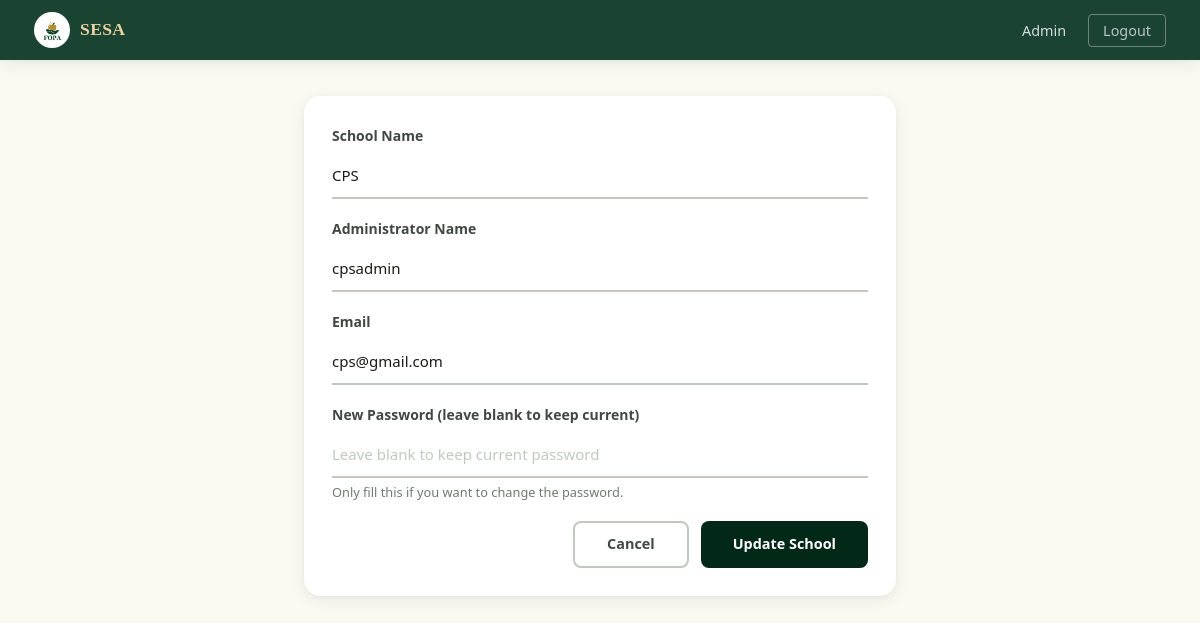
/admin/schools/8/edit (signed in), run on the app's committed database.
### app/models/school.py (models this page shows, shortened)
class School(db.Model):
    __tablename__ = 'school'
    id = db.Column(db.Integer, primary_key=True)
    school_name = db.Column(db.String(200), nullable=False, unique=True)
    admin_name = db.Column(db.String(100), nullable=False)
    admin_password = db.Column(db.String(200), nullable=False)
    email = db.Column(db.String(120), nullable=True)
    created_at = db.Column(db.DateTime, default=lambda: datetime.now(timezone.utc))
    subscription_paid = db.Column(db.Boolean, default=False)
    upload_enabled = db.Column(db.Boolean, default=False)
    paystack_reference = db.Column(db.String(100), nullable=True)
    payment_date = db.Column(db.DateTime, nullable=True)
    subscription_expires = db.Column(db.DateTime, nullable=True, index=True)
    accounts = db.relationship(
        'Accounts',
        backref='school',
        lazy='dynamic',
        cascade='all, delete-orphan'
    )
    classes = db.relationship(
        'SchoolClass',
        backref='school',
        lazy='dynamic',
        cascade='all, delete-orphan'
    )
    phone = db.Column(db.String(20), nullable=True)
    access_code = db.Column(db.String(8), nullable=True, unique=True, index=True)
    qr_token = db.Column(db.String(64), nullable=True, unique=True, index=True)
    failed_attempts = db.Column(db.Integer, default=0, server_default='0', nullable=False)
    locked_until = db.Column(db.DateTime, nullable=True)
    LOCKOUT_THRESHOLD = 5
    LOCKOUT_MINUTES   = 15

### app/routes/admin.py (the view, shortened to what this page needs)
@admin_bp.route('/schools/<int:school_id>/edit', methods=['GET', 'POST'])
@login_required
@super_admin_required
def edit_school(school_id):
    school = School.query.get_or_404(school_id)
    form = EditSchoolForm(obj=school)
    return render_template('admin/edit_school.html', form=form, school=school)

### app/forms/__init__.py
class EditSchoolForm(FlaskForm):
    school_name = StringField('School Name', validators=[DataRequired(), Length(min=3, max=200)])
    email = StringField('Email', validators=[Optional(), Email(), Length(max=120)])
    admin_name = StringField('Administrator Name', validators=[DataRequired(), Length(min=2, max=100)])
    admin_password = PasswordField('New Password (leave blank to keep current)', validators=[Optional(), Length(min=8)])
    submit = SubmitField('Update School')

### app/__init__.py (called while the page is built)
def _init_extensions(app: Flask) -> None:
    app.config.setdefault("SQLALCHEMY_ENGINE_OPTIONS", {}).update({
        "pool_pre_ping": True,   # test connection before using it
        "pool_recycle":  300,    # recycle connections every 5 minutes
        "pool_size":     5,      # max persistent connections
        "max_overflow":  2,      # extra connections under load
    })
    db.init_app(app)
    migrate.init_app(app, db)
    csrf.init_app(app)
    login_manager.init_app(app)
    limiter.init_app(app)
    from app.models.account import Accounts
    from app.models.quiz_session import QuizSession  # noqa: F401
    from app.models.counsellor_profile import CounsellorProfile  # noqa: F401
    from app.models.assessment_type import AssessmentType  # noqa: F401
    @login_manager.user_loader
    def load_user(user_id: str):
        return Accounts.query.get(int(user_id))

### app/models/account.py (called while the page is built)
    @property
    def is_super_admin(self):
        return self.is_admin

### app/templates/admin/edit_school.html (shortened to what this page needs)
{% extends 'base.html' %}
{% block nav_links %}
  <li><a href="{{ url_for('admin.dashboard') }}">Admin</a></li>
  <li><a href="{{ url_for('auth.logout') }}" class="btn-nav-logout">Logout</a></li>
{% endblock %}
{% block body %}
<div class="container-sm" style="padding-top: 36px; padding-bottom: 48px;">
  <div class="card">
    <div class="card-body">
      <form method="POST" novalidate>
        <div class="form-group">
          {{ form.school_name.label(class="form-label") }}
          {{ form.school_name(class="form-control") }}
        </div>
        <div class="form-group">
          {{ form.admin_name.label(class="form-label") }}
          {{ form.admin_name(class="form-control") }}
        </div>
        <div class="form-group">
          {{ form.email.label(class="form-label") }}
          {{ form.email(class="form-control", placeholder="Optional") }}
        </div>
        <div class="form-group">
          {{ form.admin_password.label(class="form-label") }}
          {{ form.admin_password(class="form-control", placeholder="Leave blank to keep current password") }}
          <div class="form-hint">Only fill this if you want to change the password.</div>
        </div>
        <div style="display: flex; gap: 12px; justify-content: flex-end; margin-top: 8px;">
          <a href="{{ url_for('admin.dashboard') }}#all_schools" class="btn btn-ghost">Cancel</a>
          <button type="submit" class="btn btn-primary">Update School</button>
        </div>
      </form>
    </div>
  </div>
</div>
{% endblock %}

### data on the page
School: school_name "CPS", admin_name "cpsadmin", email "cps@gmail.com"
